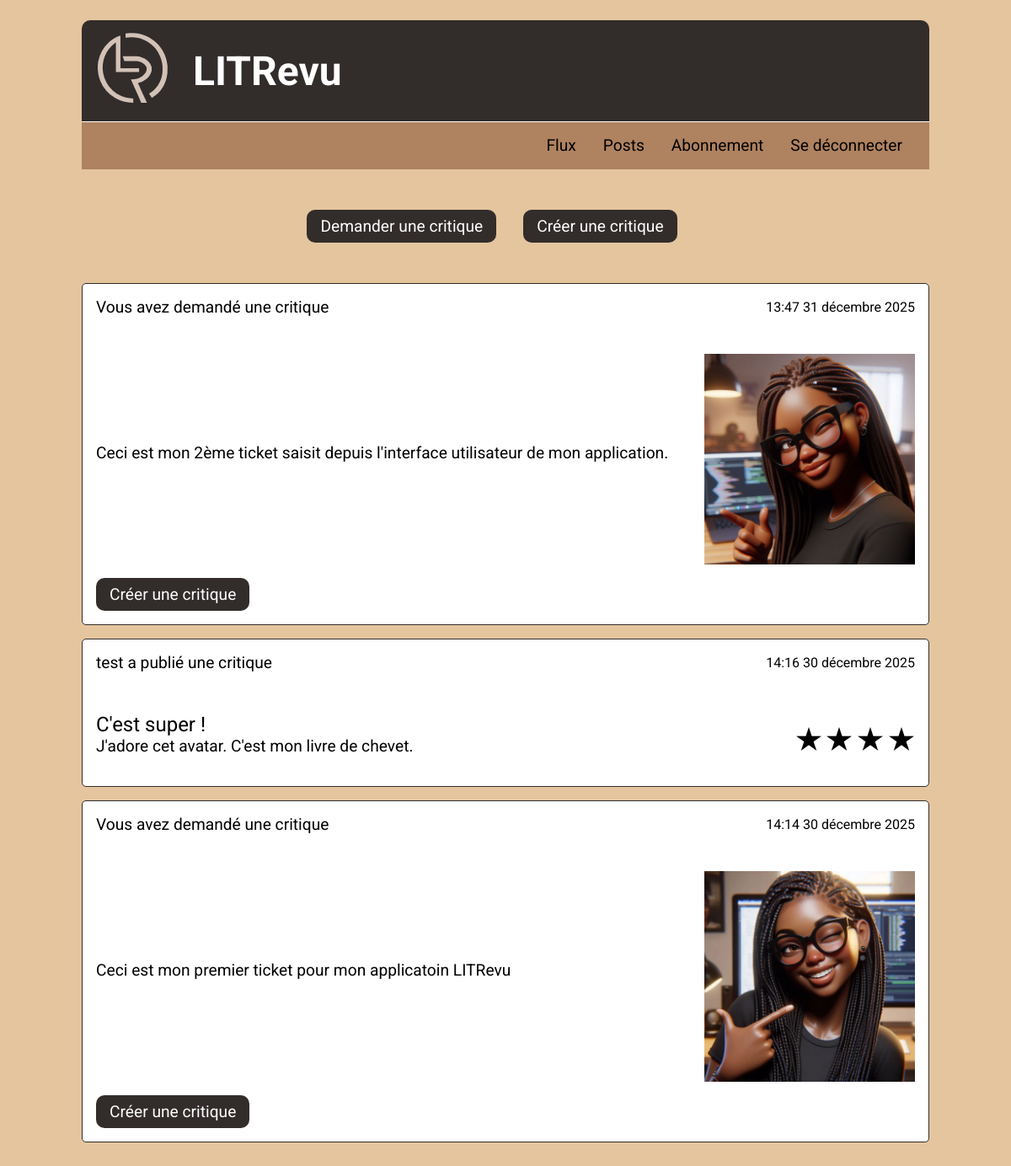
Page /home/ (signed in) on the earlier database version.
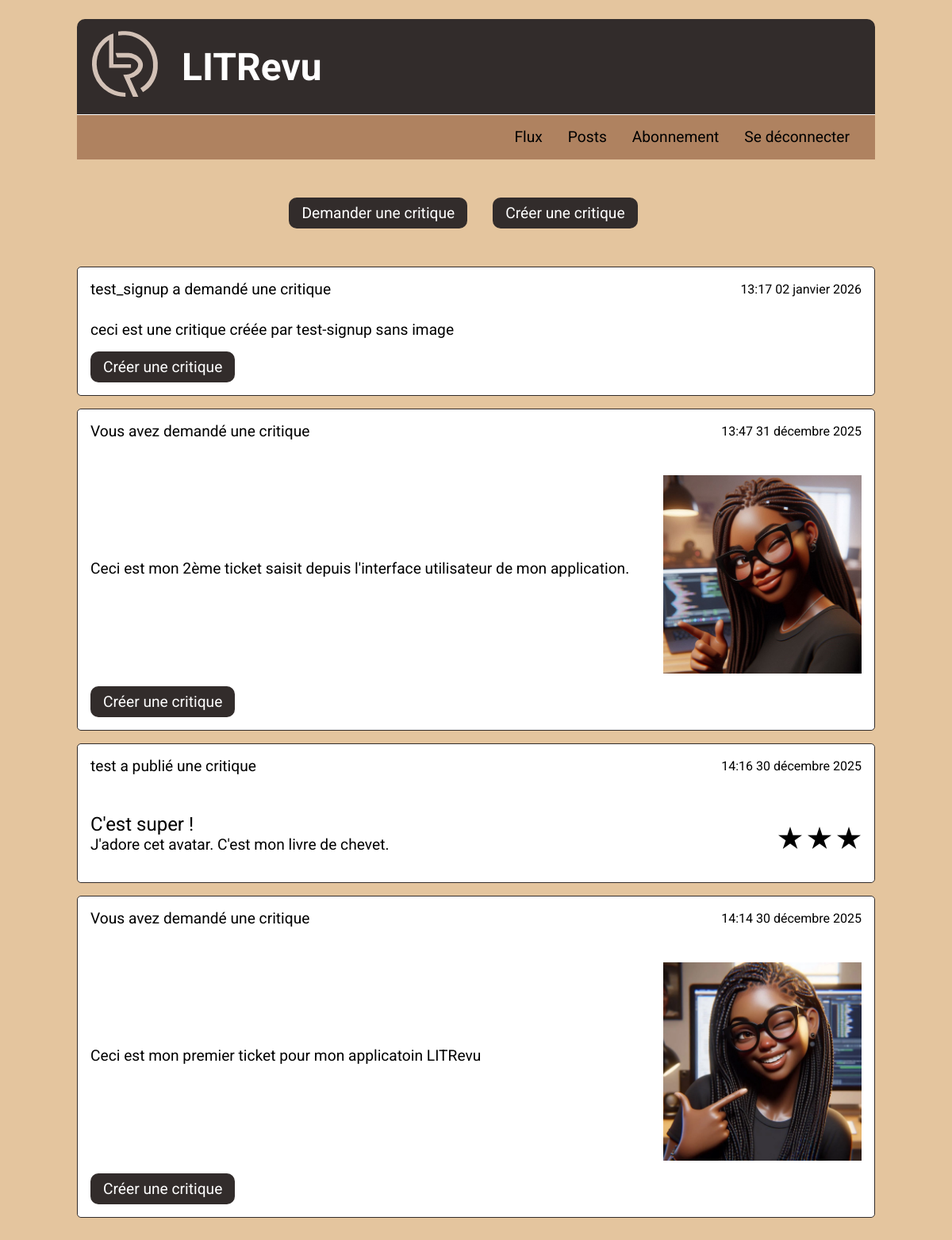
Same page on the later database version.
### flux/models.py (models this page shows, shortened)
class Ticket(models.Model):
    ticket = models.CharField(max_length=128)
    description = models.TextField(max_length=2048, blank=True)
    user = models.ForeignKey(to=settings.AUTH_USER_MODEL,
                             on_delete=models.CASCADE)
    image = models.ImageField(null=True, blank=True)
    time_created = models.DateTimeField(auto_now_add=True)
    @property
    def content_type(self):
        return "Ticket"

class Review(models.Model):
    ticket = models.ForeignKey(to=Ticket, on_delete=models.CASCADE)
    rating = models.PositiveSmallIntegerField(
        validators=[MinValueValidator(0), MaxValueValidator(5)]
    )
    user = models.ForeignKey(to=settings.AUTH_USER_MODEL,
                             on_delete=models.CASCADE)
    headline = models.CharField(max_length=128)
    body = models.TextField(max_length=8192, blank=True)
    time_created = models.DateTimeField(auto_now_add=True)
    @property
    def content_type(self):
        return "Review"

### authentication/models.py (models this page shows)
class User(AbstractUser):
    pass

### flux/views.py (the view)
# urls.py: path('home/', flux.views.flux_page, name='home'),
@login_required
def flux_page(request):
    tickets: Iterable[Model] = Ticket.objects.all()
    reviews: Iterable[Model] = Review.objects.all()
    flux = sorted(
        chain(tickets, reviews),
        key=lambda obj: obj.time_created,
        reverse=True
    )
    return render(request, 'flux/flux.html', {'flux': flux})

### flux/templates/flux/flux.html (shortened to what this page needs)
{% extends 'base.html' %}
{% load static %}
{% block content %}
    <main class="main-flux">
        <section class="block-buttons">
            <ul>
                <li><a href="{% url 'ticket_create' %}">Demander une
                    critique</a></li>
                <li><a href="#">Créer une critique</a></li>
            </ul>
        </section>
        <section class="block-articles">
            {% for obj in flux %}
                <article>
                    <div class="article_header">
                        <p>
                            {% if obj.content_type == "Ticket" %}
                                {% if user == obj.user %}
                                    Vous avez demandé une critique
                                {% else %}
                                    {{ obj.user }} a demandé une critique
                                {% endif %}
                            {% else %}
                                {% if user == obj.user %}
                                    Vous avez publié une critique
                                {% else %}
                                    {{ obj.user }} a publié une critique
                                {% endif %}
                            {% endif %}
                        </p>
                        <p class="time_txt">
                            {{ obj.time_created|date:"H:i d F Y" }}
                        </p>
                    </div>
                    {% if obj.content_type == "Ticket" %}
                        <div class="bloc-description">
                            <p>{{ obj.description }}</p>
                            {% if obj.image %}
                                <img src="/media/{{ obj.image }}"
                                     alt="illustration de {{ obj.title }}">
                            {% endif %}
                        </div>
                        <button class="btn-flux-create">Créer une
                            critique</button>
                    {% else %}
                        <div class="bloc-description">
                            <div class="review_headline">
                                <p>{{ obj.headline }}</p>
                                <p>{{ obj.body }}</p>
                            </div>
                            <p>
                                {% for i in ""|ljust:obj.rating %}
                                    <img src="{% static 'litrevu/images/star.png' %}"
                                        alt="étoile">
                                {% endfor %}
                            </p>
                        </div>
                    {% endif %}
                </article>
            {% endfor %}
        </section>
    </main>
{% endblock content %}

### templates/base.html (shortened to what this page needs)
{% load static %}
<!DOCTYPE html>
<html lang="fr">
    <head>
        <link rel="stylesheet" href="{% static 'litrevu/styles.css' %}" />
    </head>
    <body>
        <header>
            <div class="container-header">
                <div>
                    <img src="{% static 'litrevu/images/logo_litrevu.svg' %}"
                         alt="">
                    <h1>LITRevu</h1>
                </div>
                {% if user.is_authenticated %}
                    <nav>
                        <ul>
                            <li><a href="{% url 'home' %}">Flux</a></li>
                            <li><a href="{% url 'tickets' %}">Posts</a></li>
                            <li><a href="#">Abonnement</a></li>
                            <li><a href="{% url 'logout' %}">Se
                                déconnecter</a></li>
                        </ul>
                    </nav>
                {% endif %}
            </div>
        </header>
        {% block content %}
        {% endblock content %}
    </body>
</html>

### static/litrevu/styles.css (style rules this page uses)
:root { --background-color: #E4C59E; --font-primary: #000000; --font-secondary: #FFFFFF; --color-primary: #AF8260; --color-secondary: #803D3B; --color-tertiary: #322C2B; --color-error: #880707; }
* { margin: 0; box-sizing: border-box; font-family: 'Roboto', Arial, sans-serif; }
body { max-width: 456px; padding: 24px; font-size: 1.2rem; background-color: var(--background-color); color: var(--font-primary) }
h1 { font-size: 3rem; margin: 1rem 0 1rem 0; }
.main-signup, .main-login, .main-flux, .main_tickets { margin-top: 0.5em; }
.btn-connexion, .btn-signup, .btn-send, .btn-flux-create, .btn-delete { margin-top: 1rem; border: none; font-size: 1.2rem; background-color: var(--color-tertiary); padding: 0.5rem 1rem; border-radius: 10px; color: var(--font-secondary); cursor: pointer; }
@media screen and (min-width: 768px) { body { margin: 0 auto; max-width: 788px; } }
@media screen and (min-width: 1024px) { body { max-width: 1054px; margin: 0 auto; } }

Differences in the rows shown:
added Ticket: user "test_signup", time_created "13:17 02 janvier 2026", description "ceci est une critique créée par test-signup sans image"
changed Review "C'est super !": rating 4 → 3 (drawn)
